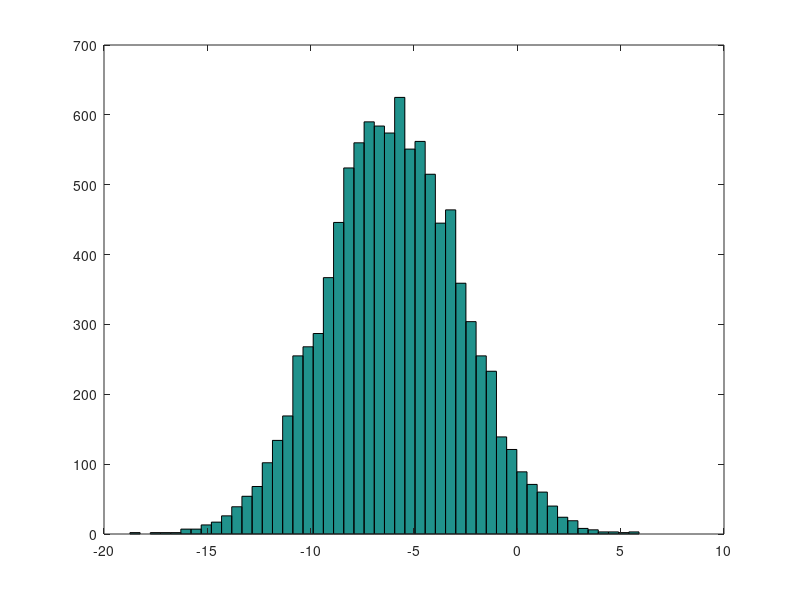

Reproduce this figure in MATLAB.
% FEATURE SCALING x1
x1=[89 72 94 69] % los m=4 examples que tenemos de x1
mean(x1) % media del vector
S1=max(x1)-min(x1) % rango de dispersion de x1

x1_3=94 % elemnto de la muestra a normalizar
x1_3=(x1_3-mean(x1))/S1 % Resultado: valor actualizado

% Generar ds random 10.000 valores
% y pintar histagrama
w=-6+sqrt(10)*(randn(1,10000));
hist(w,50)
